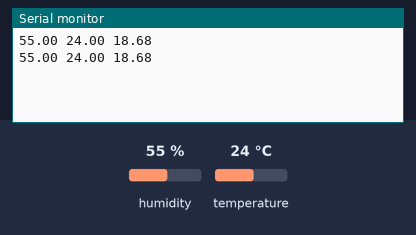
The sketch below on a simulated Arduino Uno, built with avr-gcc and run on an emulated ATmega328P. Shown: the last lines printed to the serial monitor. The test bench sets the inputs (shaded band); at power-on: humidity 55 %, temperature 24 °C.

Above: at 4.8 s.
4.9 s: humidity set to 22 %
At 7.4 s:
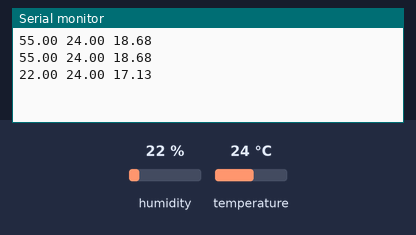
7.9 s: temperature set to 12 °C
At 8.7 s:
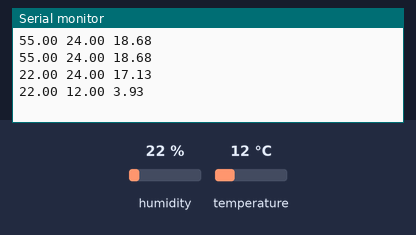
10.9 s: humidity set to 40 %
At 13.5 s:
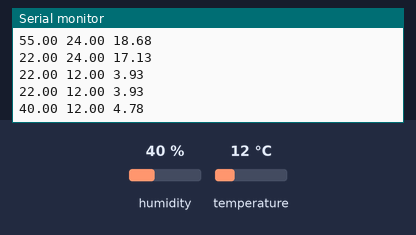
Timing chart, 0 to 15.0 s (numbered marks = the images above; inputs shaded):
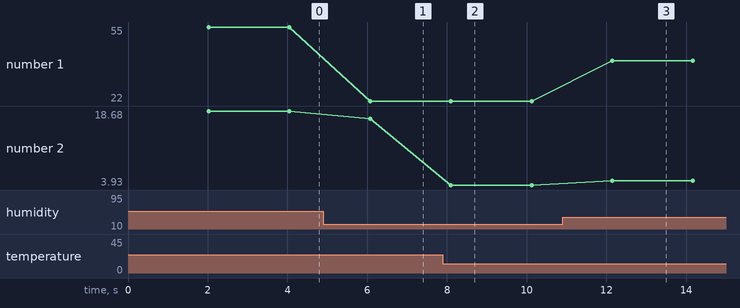

Measured:
- after the input at 4.9 s, the serial monitor: prints a new line after 1.2 s (image 1)
- after the input at 7.9 s, the serial monitor: prints a new line after 0.20 s (image 2)
- after the input at 10.9 s, the serial monitor: prints a new line after 1.2 s (image 3)
- plotted number 1: 55 → 22 after the input at 4.9 s, 22 → 40 after the input at 10.9 s
- plotted number 2: 18.68 → 17.13 after the input at 4.9 s, 17.13 → 3.93 after the input at 7.9 s, 3.93 → 4.78 after the input at 10.9 s

The sketch:

Sensor_temperatura.ino
```cpp
//Incluir librerias

#include <DHT.h>
#include <DHT_U.h>

//Definimos

#define DHT_PIN  2

#define DHTTYPE DHT11

DHT dht(DHT_PIN, DHTTYPE);

void setup() {
  Serial.begin(9600);
  dht.begin();

}


void loop() {
  delay (2000);

  float t = dht.readTemperature();
  float h = dht.readHumidity();

   if (isnan(h) || isnan(t)) {
    Serial.println("Error obteniendo los datos del sensor DHT11");
    return;
    }

  float hif = dht.computeHeatIndex(t, h);

 //Serial.print("Humedad: ");
  Serial.print(h);
  Serial.print(" ");
  //Serial.print(" %\t");
  //Serial.print("Temperatura: ");
  Serial.print(t);
  Serial.print(" ");
  //Serial.print(" *C ");
  //Serial.print("Índice de calor: ");
  Serial.println(hif);
  //Serial.println(" *C ");


}
```
